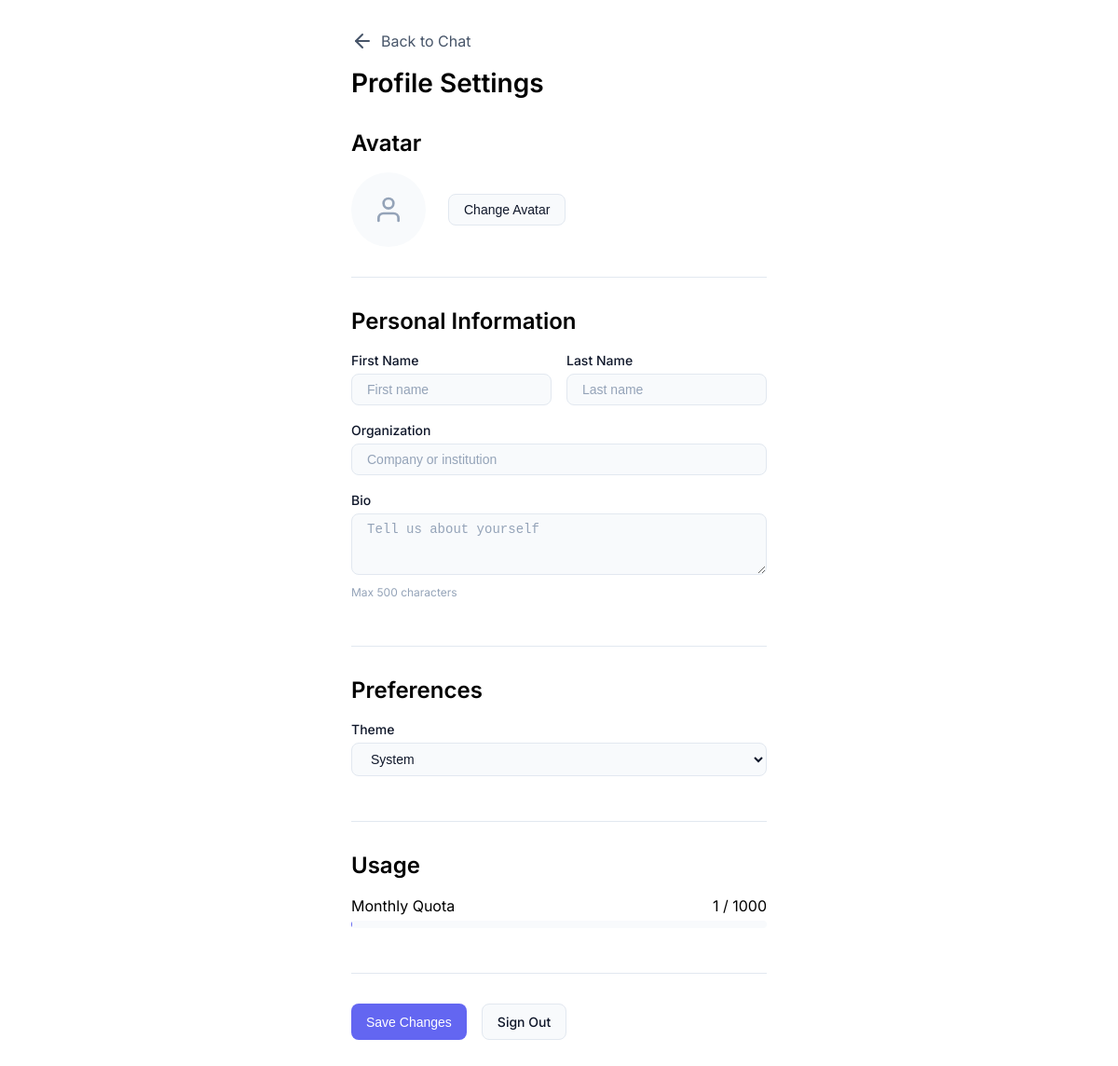
The page /auth/profile/ (signed in) on the database its author committed.
### synde_web/models/user.py (models this page shows, shortened)
class User(AbstractUser):
    avatar = models.ImageField(upload_to='avatars/', null=True, blank=True)
    bio = models.TextField(blank=True, max_length=500)
    organization = models.CharField(max_length=200, blank=True)
    theme = models.CharField(
        max_length=20,
        choices=[('light', 'Light'), ('dark', 'Dark'), ('system', 'System')],
        default='system'
    )
    default_project = models.ForeignKey(
        'Project',
        on_delete=models.SET_NULL,
        null=True,
        blank=True,
        related_name='default_users'
    )
    api_key = models.CharField(max_length=100, blank=True, null=True, unique=True)
    monthly_quota = models.IntegerField(default=1000)  # Workflow runs per month
    current_usage = models.IntegerField(default=0)
    last_activity = models.DateTimeField(null=True, blank=True)
    class Meta:
        db_table = 'synde_users'
        verbose_name = 'User'
        verbose_name_plural = 'Users'

### synde_web/views/auth.py (the view, shortened to what this page needs)
# urls.py: path('auth/profile/', auth.profile_view, name='profile'),
@login_required
@csrf_protect
@require_http_methods(["GET", "POST"])
def profile_view(request):
    user = request.user
    context = {
        'user': user,
        'usage_percent': (user.current_usage / user.monthly_quota * 100) if user.monthly_quota > 0 else 0,
    }
    return render(request, 'synde_web/auth/profile.html', context)

### synde_web/templates/synde_web/auth/profile.html (shortened to what this page needs)
{% extends "synde_web/base.html" %}
{% load static %}
{% block content %}
<div class="profile-container">
    <div class="profile-header">
        <a href="{% url 'index' %}" class="back-link">
            <i data-feather="arrow-left"></i>
            Back to Chat
        </a>
        <h1>Profile Settings</h1>
    </div>
    <form class="profile-form" method="post" enctype="multipart/form-data">
        <section class="profile-section">
            <h2>Avatar</h2>
            <div class="avatar-upload">
                <div class="avatar-preview">
                    {% if user.avatar %}
                    <img src="{{ user.avatar.url }}" alt="Profile avatar">
                    {% else %}
                    <div class="avatar-placeholder">
                        <i data-feather="user"></i>
                    </div>
                    {% endif %}
                </div>
                <div class="avatar-actions">
                    <button type="button" class="btn btn-secondary" onclick="document.getElementById('avatar').click()">
                        Change Avatar
                    </button>
                </div>
            </div>
        </section>
        <section class="profile-section">
            <h2>Personal Information</h2>
            <div class="form-row">
                <div class="form-group">
                    <label for="first_name">First Name</label>
                    <input type="text" id="first_name" name="first_name"
                           value="{{ user.first_name }}" placeholder="First name">
                </div>
                <div class="form-group">
                    <label for="last_name">Last Name</label>
                    <input type="text" id="last_name" name="last_name"
                           value="{{ user.last_name }}" placeholder="Last name">
                </div>
            </div>
            <div class="form-group">
                <label for="organization">Organization</label>
                <input type="text" id="organization" name="organization"
                       value="{{ user.organization }}" placeholder="Company or institution">
            </div>
            <div class="form-group">
                <label for="bio">Bio</label>
                <textarea id="bio" name="bio" rows="3" maxlength="500"
                          placeholder="Tell us about yourself">{{ user.bio }}</textarea>
                <span class="form-hint">Max 500 characters</span>
            </div>
        </section>
        <section class="profile-section">
            <h2>Preferences</h2>
            <div class="form-group">
                <label for="theme">Theme</label>
                <select id="theme" name="theme">
                    <option value="system" {% if user.theme == 'system' %}selected{% endif %}>System</option>
                </select>
            </div>
        </section>
        <section class="profile-section">
            <h2>Usage</h2>
            <div class="usage-stats">
                <div class="usage-stat">
                    <span class="usage-label">Monthly Quota</span>
                    <span class="usage-value">{{ user.current_usage }} / {{ user.monthly_quota }}</span>
                </div>
                <div class="usage-bar">
                </div>
            </div>
        </section>
        <div class="profile-actions">
            <button type="submit" class="btn btn-primary">Save Changes</button>
            <a href="{% url 'logout' %}" class="btn btn-secondary">Sign Out</a>
        </div>
    </form>
</div>
{% endblock %}

### synde_web/static/synde_web/css/main.css (style rules this page uses)
:root { --color-primary: #6366f1; --color-primary-hover: #4f46e5; --color-secondary: #64748b; --color-success: #22c55e; --color-warning: #f59e0b; --color-error: #ef4444; --spacing-xs: 0.25rem; --spacing-sm: 0.5rem; --spacing-md: 1rem; --spacing-lg: 1.5rem; --spacing-xl: 2rem; --radius-sm: 0.25rem; --radius-md: 0.5rem; --radius-lg: 0.75rem; --radius-full: 9999px; --shadow-sm: 0 1px 2px rgba(0, 0, 0, 0.05); --shadow-md: 0 4px 6px rgba(0, 0, 0, 0.1); --shadow-lg: 0 10px 15px rgba(0, 0, 0, 0.1); --transition-fast: 150ms ease; --transition-normal: 200ms ease; --transition-slow: 300ms ease; --z-sidebar: 100; --z-modal: 200; --z-tooltip: 300; }
*, *::before, *::after { box-sizing: border-box; margin: 0; padding: 0; }
html { font-size: 16px; scroll-behavior: smooth; }
body { font-family: 'Inter', -apple-system, BlinkMacSystemFont, 'Segoe UI', Roboto, sans-serif; line-height: 1.5; -webkit-font-smoothing: antialiased; -moz-osx-font-smoothing: grayscale; }
h1, h2, h3, h4, h5, h6 { font-weight: 600; line-height: 1.25; }
h1 { font-size: 1.75rem; }
h2 { font-size: 1.5rem; }
a { color: var(--color-primary); text-decoration: none; transition: color var(--transition-fast); }
.btn { display: inline-flex; align-items: center; justify-content: center; gap: var(--spacing-sm); padding: var(--spacing-sm) var(--spacing-md); font-size: 0.875rem; font-weight: 500; border-radius: var(--radius-md); border: none; cursor: pointer; transition: all var(--transition-fast); }
.btn-primary { background: var(--color-primary); color: white; }
.btn-secondary { background: var(--bg-secondary); color: var(--text-primary); border: 1px solid var(--border-color); }
.form-group { margin-bottom: var(--spacing-md); }
.form-group label { display: block; margin-bottom: var(--spacing-xs); font-size: 0.875rem; font-weight: 500; color: var(--text-primary); }
.form-group input, .form-group textarea, .form-group select { width: 100%; padding: var(--spacing-sm) var(--spacing-md); font-size: 0.875rem; background: var(--bg-secondary); color: var(--text-primary); border: 1px solid var(--border-color); border-radius: var(--radius-md); transition: border-color var(--transition-fast), box-shadow var(--transition-fast); }
.form-group input::placeholder, .form-group textarea::placeholder { color: var(--text-muted); }
.form-hint { display: block; margin-top: var(--spacing-xs); font-size: 0.75rem; color: var(--text-muted); }
.form-row { display: grid; grid-template-columns: repeat(2, 1fr); gap: var(--spacing-md); }
.profile-container { max-width: 800px; margin: 0 auto; padding: var(--spacing-xl); }
.profile-header { margin-bottom: var(--spacing-xl); }
.back-link { display: inline-flex; align-items: center; gap: var(--spacing-sm); margin-bottom: var(--spacing-md); color: var(--text-secondary); }
.profile-section { margin-bottom: var(--spacing-xl); padding-bottom: var(--spacing-xl); border-bottom: 1px solid var(--border-color); }
.profile-section h2 { margin-bottom: var(--spacing-md); }
.avatar-upload { display: flex; align-items: center; gap: var(--spacing-lg); }
.avatar-preview { width: 80px; height: 80px; border-radius: 50%; overflow: hidden; background: var(--bg-secondary); }
.avatar-placeholder { width: 100%; height: 100%; display: flex; align-items: center; justify-content: center; color: var(--text-muted); }
.avatar-placeholder svg { width: 2rem; height: 2rem; }
.usage-stats { margin-bottom: var(--spacing-md); }
.usage-stat { display: flex; justify-content: space-between; margin-bottom: var(--spacing-xs); }
.usage-bar { height: 8px; background: var(--bg-secondary); border-radius: var(--radius-full); overflow: hidden; }
.profile-actions { display: flex; gap: var(--spacing-md); }

### synde_web/static/synde_web/css/themes/light.css (style rules this page uses)
:root, [data-theme="light"] { --bg-primary: #ffffff; --bg-secondary: #f8fafc; --bg-hover: #f1f5f9; --bg-active: #e2e8f0; --text-primary: #0f172a; --text-secondary: #475569; --text-muted: #94a3b8; --border-color: #e2e8f0; --code-bg: #f1f5f9; --code-text: #0f172a; }

### rows shown on the page
User: theme "System", current_usage "1", monthly_quota "1000"
